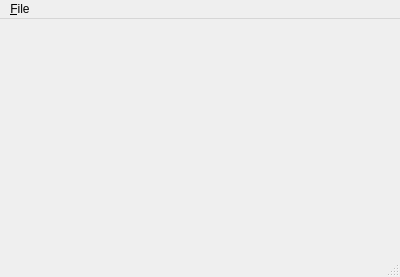
<?xml version="1.0" encoding="UTF-8"?>
<ui version="4.0">
 <class>rpmain</class>
 <widget class="QMainWindow" name="rpmain">
  <property name="geometry">
   <rect>
    <x>0</x>
    <y>0</y>
    <width>400</width>
    <height>277</height>
   </rect>
  </property>
  <property name="windowTitle">
   <string>Range Picking</string>
  </property>
  <widget class="QWidget" name="centralwidget"/>
  <widget class="QMenuBar" name="menubar">
   <property name="geometry">
    <rect>
     <x>0</x>
     <y>0</y>
     <width>400</width>
     <height>25</height>
    </rect>
   </property>
   <widget class="QMenu" name="menu_File">
    <property name="title">
     <string>&amp;File</string>
    </property>
    <addaction name="action_Select_files"/>
    <addaction name="action_Tune_Ranges"/>
    <addaction name="separator"/>
    <addaction name="action_Quit"/>
   </widget>
   <addaction name="menu_File"/>
  </widget>
  <widget class="QStatusBar" name="statusbar"/>
  <action name="action_Select_files">
   <property name="text">
    <string>&amp;Select files</string>
   </property>
   <property name="toolTip">
    <string>This option sets files to use

Also set terminal size here.
</string>
   </property>
   <property name="statusTip">
    <string>Set up configuration parameters</string>
   </property>
   <property name="shortcut">
    <string>Shift+C</string>
   </property>
  </action>
  <action name="action_Tune_Ranges">
   <property name="text">
    <string>&amp;Tune Ranges</string>
   </property>
   <property name="iconText">
    <string>Tune Ranges</string>
   </property>
   <property name="toolTip">
    <string>Adjust ranges in the range file.</string>
   </property>
  </action>
  <action name="action_Quit">
   <property name="text">
    <string>&amp;Quit</string>
   </property>
   <property name="statusTip">
    <string>Quit program</string>
   </property>
   <property name="shortcut">
    <string>Ctrl+Q</string>
   </property>
  </action>
  <action name="action_Peak_Comparison">
   <property name="text">
    <string>&amp;Calculate comparison</string>
   </property>
   <property name="statusTip">
    <string>Run comparison procedure in batch</string>
   </property>
  </action>
  <action name="action_Display_Results">
   <property name="text">
    <string>Display &amp;Results</string>
   </property>
   <property name="toolTip">
    <string>Display Results of last comparison
</string>
   </property>
  </action>
 </widget>
 <resources/>
 <connections/>
</ui>
